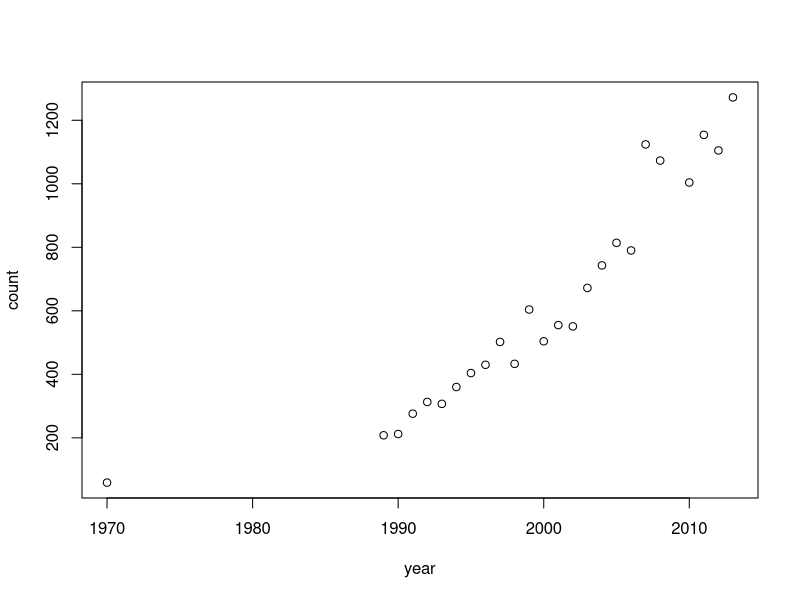
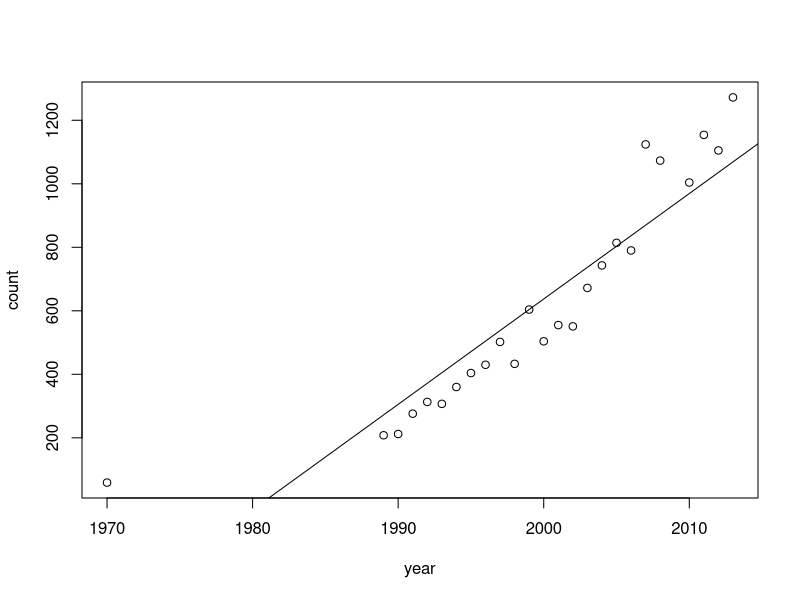
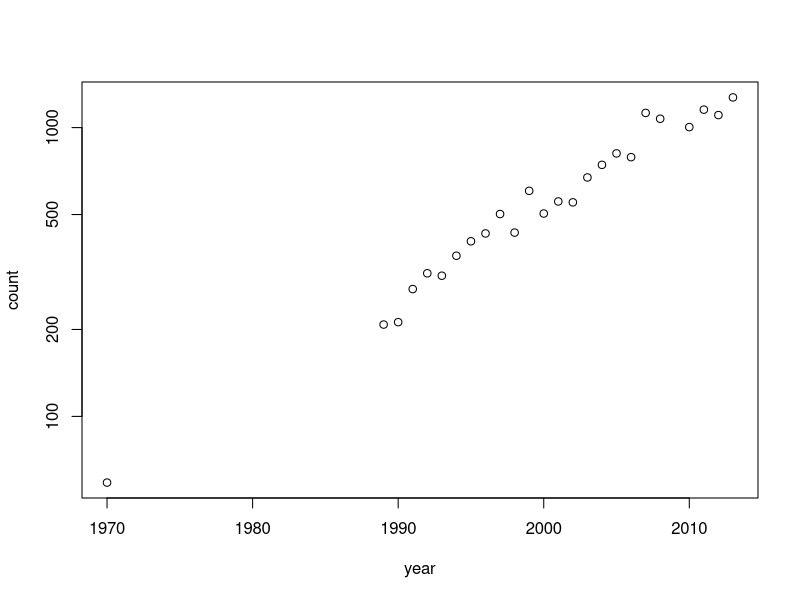
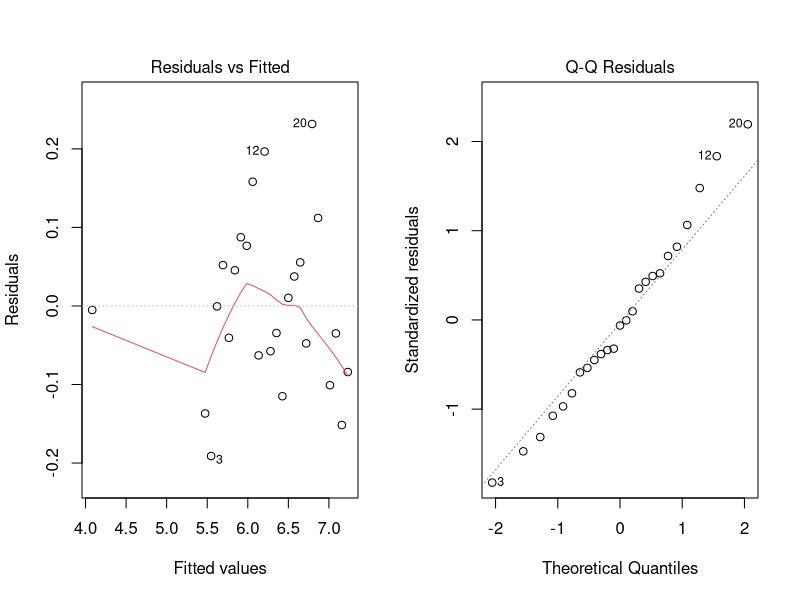
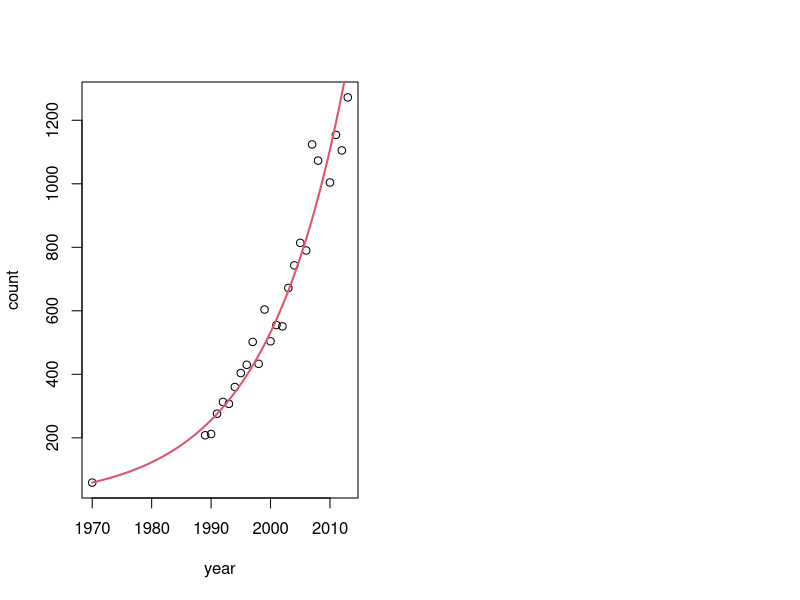

Reproduce these figures in R, in order.
## ---- chunk 1
knitr::opts_chunk$set(echo = TRUE)
#output: html_document
## ---- chunk 2
WA <- read.csv("data/WA_SeaOtters_PopGrowth.csv")
head(WA)
## ---- chunk 3
plot(WA)
## ---- chunk 4
plot(WA); abline(lm(count ~ year, data = WA))
## ---- chunk 5
plot(WA, log = "y")
## ---- chunk 6
WA.growth <- lm(log(count) ~ I(year-1970), data = WA)
summary(WA.growth)
par(mfrow = c(1,2))
plot(WA.growth, 1:2)

#require(ggplot2)
#ggplot(WA, aes(year, count)) + geom_point() + geom_smooth(method = "glm", #family = "log")
## ---- chunk 7
plot(count~year, data = WA)
curve(59.14 * exp(0.07325 * (x-1970)), add = TRUE, col = 2, lwd = 2)
